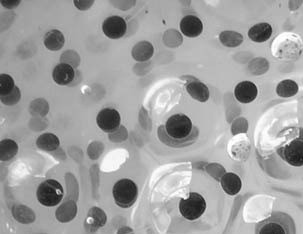
#> input picture DataSamples/input_image_1.jpg, 303 x 234 px
$ python test.py
#> lines starting #> are read from the running program, lines starting #| are printed output that depends on the picture; after the words box and inside, x2 and y2 are one past the last pixel; in counts of white or black regions, pixels touching at a corner belong together
import imutils
import cv2
import numpy as np
import matplotlib.pyplot as plt


def k_means_thresholding(im1):
    low_mean = 1.0
    high_mean = 254.0
    # [11 lines of commented-out code are left out]

    low_index = (abs(im1-low_mean) < abs(im1-high_mean))
    im2 = cv2.bitwise_and(im1, im1, mask=low_index)
    print
    cv2.imshow(im2)
    cv2.waitKey(0)
    # [4 lines of commented-out code are left out]


im1 = cv2.imread('DataSamples/input_image_1.jpg', 0)
#> im1 is the input picture: shape (234, 303); min 22, max 255, mean 159.2
k_means_thresholding(im1)
#> in k_means_thresholding, `low_index = (abs(im1-low_mean) < abs(im1-high_mean))`:
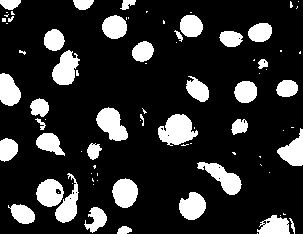
#> low_index: shape (234, 303) bool; 18.1% white; 83 white regions (46 under 20 px), largest, box (x1, y1, x2, y2) and area: (158, 114, 198, 146) 828, (96, 107, 128, 141) 675, (197, 162, 242, 195) 651
#> (the run stopped early here; a loop or call above may not have finished)

$ run again, with DataSamples/input_image_2.jpg copied over DataSamples/input_image_1.jpg
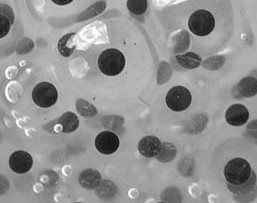
#> input picture DataSamples/input_image_2.jpg, 257 x 203 px
#> im1 is the input picture: shape (203, 257); min 16, max 255, mean 145.2
#> in k_means_thresholding, `low_index = (abs(im1-low_mean) < abs(im1-high_mean))`:
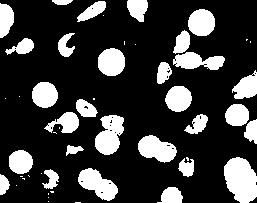
#> low_index: shape (203, 257) bool; 22.9% white; 50 white regions (21 under 20 px), largest, box (x1, y1, x2, y2) and area: (224, 157, 257, 203) 1153, (95, 115, 124, 155) 809, (78, 168, 118, 201) 745
